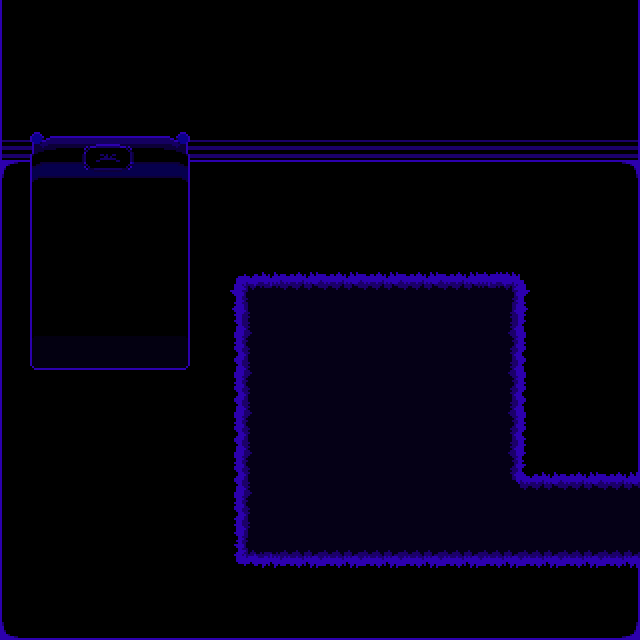

Tiled map render using the project's own tile images. Description and the whole map definition, tile-layer contents included, below:
An orthogonal 16x16 tile map with 40x40 px tiles, 4 tile layers (Tile Layer 1, carpet, carpet TWO, bed), 3 tilesets and 20 objects (2x interactable, transition).

<map version="1.8" tiledversion="1.8.6" orientation="orthogonal" renderorder="right-down" width="16" height="16" tilewidth="40" tileheight="40" infinite="0" nextlayerid="12" nextobjectid="31">
 <editorsettings>
  <export target="data.lua" format="lua" />
 </editorsettings>
 <properties>
  <property name="music" value="deltarune/dogcheck" />
  <property name="name" value="Dev Hotel - Lucy's Room" />
 </properties>
 <tileset firstgid="1" source="../../../../tilesets/devroom.tsx" />
 <tileset firstgid="73" source="../../../../tilesets/devhotelfurniture.tsx" />
 <tileset firstgid="161" source="../../../../tilesets/devroom-objects.tsx" />
 <layer id="1" name="Tile Layer 1" width="16" height="16">
  <data encoding="csv">
7,8,8,8,8,8,8,8,8,8,8,8,8,8,8,9,
7,8,8,8,8,8,8,8,8,8,8,8,8,8,8,9,
7,8,8,8,8,8,8,8,8,8,8,8,8,8,8,9,
4,5,5,5,5,5,5,5,5,5,5,5,5,5,5,6,
1,2,2,2,2,2,2,2,2,2,2,2,2,2,2,3,
7,8,8,8,8,8,8,8,8,8,8,8,8,8,8,9,
7,8,8,8,8,8,8,8,8,8,8,8,8,8,8,9,
7,8,8,8,8,8,8,8,8,8,8,8,8,8,8,9,
7,8,8,8,8,8,8,8,8,8,8,8,8,8,8,9,
7,8,8,8,8,8,8,8,8,8,8,8,8,8,8,9,
7,8,8,8,8,8,8,8,8,8,8,8,8,8,8,9,
7,8,8,8,8,8,8,8,8,8,8,8,8,8,8,9,
7,8,8,8,8,8,8,8,8,8,8,8,8,8,8,9,
7,8,8,8,8,8,8,8,8,8,8,8,8,8,8,9,
7,8,8,8,8,8,8,8,8,8,8,8,8,8,8,9,
13,14,14,14,14,14,14,14,14,14,14,14,14,14,14,15
</data>
 </layer>
 <layer id="9" name="carpet" width="16" height="16">
  <data encoding="csv">
0,0,0,0,0,0,0,0,0,0,0,0,0,0,0,0,
0,0,0,0,0,0,0,0,0,0,0,0,0,0,0,0,
0,0,0,0,0,0,0,0,0,0,0,0,0,0,0,0,
0,0,0,0,0,0,0,0,0,0,0,0,0,0,0,0,
0,0,0,0,0,0,0,0,0,0,0,0,0,0,0,0,
0,0,0,0,0,0,0,0,0,0,0,0,0,0,0,0,
0,0,0,0,0,37,38,39,39,39,39,39,40,0,0,0,
0,0,0,0,0,43,44,45,45,45,45,45,46,47,0,0,
0,0,0,0,0,49,50,51,51,51,51,51,52,53,0,0,
0,0,0,0,0,49,50,51,51,51,51,51,52,53,0,0,
0,0,0,0,0,49,50,51,51,51,51,51,52,53,0,0,
0,0,0,0,0,49,50,51,51,51,51,51,52,38,39,39,
0,0,0,0,0,49,50,51,51,51,51,51,51,45,45,45,
0,0,0,0,0,55,56,57,57,57,57,57,57,57,57,57,
0,0,0,0,0,61,62,63,63,63,63,63,63,63,63,63,
0,0,0,0,0,0,0,0,0,0,0,0,0,0,0,0
</data>
 </layer>
 <layer id="10" name="carpet TWO" width="16" height="16">
  <data encoding="csv">
0,0,0,0,0,0,0,0,0,0,0,0,0,0,0,0,
0,0,0,0,0,0,0,0,0,0,0,0,0,0,0,0,
0,0,0,0,0,0,0,0,0,0,0,0,0,0,0,0,
0,0,0,0,0,0,0,0,0,0,0,0,0,0,0,0,
0,0,0,0,0,0,0,0,0,0,0,0,0,0,0,0,
0,0,0,0,0,0,0,0,0,0,0,0,0,0,0,0,
0,0,0,0,0,0,0,0,0,0,0,0,0,0,0,0,
0,0,0,0,0,0,0,0,0,0,0,0,0,0,0,0,
0,0,0,0,0,0,0,0,0,0,0,0,0,0,0,0,
0,0,0,0,0,0,0,0,0,0,0,0,0,0,0,0,
0,0,0,0,0,0,0,0,0,0,0,0,0,0,0,0,
0,0,0,0,0,0,0,0,0,0,0,0,0,59,0,0,
0,0,0,0,0,0,0,0,0,0,0,0,61,0,0,0,
0,0,0,0,0,0,0,0,0,0,0,0,0,0,0,0,
0,0,0,0,0,0,0,0,0,0,0,0,0,0,0,0,
0,0,0,0,0,0,0,0,0,0,0,0,0,0,0,0
</data>
 </layer>
 <layer id="6" name="bed" width="16" height="16" offsetx="-10" offsety="-30">
  <data encoding="csv">
0,0,0,0,0,0,0,0,0,0,0,0,0,0,0,0,
0,0,0,0,0,0,0,0,0,0,0,0,0,0,0,0,
0,0,0,0,0,0,0,0,0,0,0,0,0,0,0,0,
0,0,0,0,0,0,0,0,0,0,0,0,0,0,0,0,
0,73,75,76,77,0,0,0,0,0,0,0,0,0,0,0,
0,95,97,98,99,0,0,0,0,0,0,0,0,0,0,0,
0,117,119,120,121,0,0,0,0,0,0,0,0,0,0,0,
0,117,118,119,121,0,0,0,0,0,0,0,0,0,0,0,
0,117,118,119,121,0,0,0,0,0,0,0,0,0,0,0,
0,139,140,141,143,0,0,0,0,0,0,0,0,0,0,0,
0,0,0,0,0,0,0,0,0,0,0,0,0,0,0,0,
0,0,0,0,0,0,0,0,0,0,0,0,0,0,0,0,
0,0,0,0,0,0,0,0,0,0,0,0,0,0,0,0,
0,0,0,0,0,0,0,0,0,0,0,0,0,0,0,0,
0,0,0,0,0,0,0,0,0,0,0,0,0,0,0,0,
0,0,0,0,0,0,0,0,0,0,0,0,0,0,0,0
</data>
 </layer>
 <objectgroup id="8" name="objects props">
  <object id="12" gid="122" x="190" y="220" width="40" height="40" />
  <object id="13" gid="123" x="230" y="220" width="40" height="40" />
  <object id="14" gid="100" x="190" y="180" width="40" height="40" />
  <object id="15" gid="101" x="230" y="180" width="40" height="40" />
  <object id="16" gid="78" x="190" y="140" width="40" height="40" />
  <object id="17" gid="79" x="230" y="140" width="40" height="40" />
  <object id="23" gid="212" x="400" y="230" width="234" height="106" />
 </objectgroup>
 <objectgroup id="11" name="objects props TWO">
  <object id="27" gid="213" x="570" y="200" width="42" height="42" />
 </objectgroup>
 <objectgroup color="#7f00ff" id="3" name="markers" />
 <objectgroup color="#0000ff" id="5" name="collision">
  <object id="1" x="0" y="120" width="640" height="40" />
  <object id="2" x="-40" y="160" width="40" height="480" />
  <object id="3" x="0" y="640" width="640" height="40" />
  <object id="4" x="640" y="160" width="40" height="320" />
  <object id="18" x="30" y="130" width="160" height="236" />
  <object id="19" x="190" y="160" width="78" height="61" />
  <object id="20" x="0" y="320" width="29.2727" height="46" />
  <object id="21" x="640" y="560" width="40" height="80" />
  <object id="28" x="400" y="150" width="240" height="80" />
 </objectgroup>
 <objectgroup color="#ff00ff" id="2" name="objects">
  <object id="22" name="transition" x="640" y="480" width="40" height="80">
   <properties>
    <property name="facing" value="down" />
    <property name="map" value="devhotel/devhotel1" />
    <property name="marker" value="door_005" />
   </properties>
  </object>
  <object id="29" name="interactable" x="478.667" y="170" width="74" height="40">
   <properties>
    <property name="cutscene" value="devhotel_room_005.computer" />
   </properties>
  </object>
  <object id="30" name="interactable" x="570" y="170" width="40" height="40">
   <properties>
    <property name="cutscene" value="devhotel_room_005.plush" />
   </properties>
  </object>
 </objectgroup>
</map>
